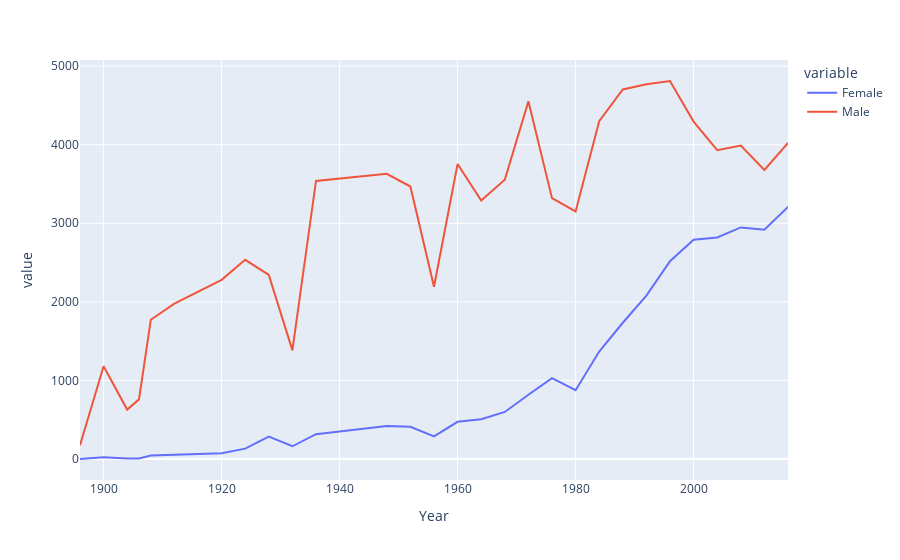

Notebook cell for this chart:
### Code cell
fig = px.line(final,x='Year',y=['Female','Male'])
fig.show()

### Figure 1 — Plotly figure (JSON) as saved in the notebook; plotly's stock layout.template omitted (floating-point values rounded to 4 significant figures)
{"data": [{"hovertemplate": "variable=Female<br>Year=%{x}<br>value=%{y}<extra></extra>", "legendgroup": "Female", "line": {"color": "#636efa", "dash": "solid"}, "marker": {"symbol": "circle"}, "mode": "lines", "name": "Female", "orientation": "v", "showlegend": true, "type": "scatter", "x": [1896, 1900, 1904, 1906, 1908, 1912, 1920, 1924, 1928, 1932, 1936, 1948, 1952, 1956, 1960, 1964, 1968, 1972, 1976, 1980, 1984, 1988, 1992, 1996, 2000, 2004, 2008, 2012, 2016], "xaxis": "x", "y": [0, 23, 6, 6, 44, 53, 73, 132, 285, 162, 316, 420, 409, 288, 473, 507, 599, 818, 1028, 875, 1368, 1734, 2080, 2518, 2790, 2820, 2947, 2919, 3209], "yaxis": "y"}, {"hovertemplate": "variable=Male<br>Year=%{x}<br>value=%{y}<extra></extra>", "legendgroup": "Male", "line": {"color": "#EF553B", "dash": "solid"}, "marker": {"symbol": "circle"}, "mode": "lines", "name": "Male", "orientation": "v", "showlegend": true, "type": "scatter", "x": [1896, 1900, 1904, 1906, 1908, 1912, 1920, 1924, 1928, 1932, 1936, 1948, 1952, 1956, 1960, 1964, 1968, 1972, 1976, 1980, 1984, 1988, 1992, 1996, 2000, 2004, 2008, 2012, 2016], "xaxis": "x", "y": [174, 1181, 629, 759, 1772, 1978, 2280, 2535, 2342, 1382, 3539, 3629, 3468, 2193, 3755, 3290, 3555, 4552, 3320, 3151, 4299, 4704, 4769, 4811, 4294, 3931, 3990, 3679, 4022], "yaxis": "y"}], "layout": {"legend": {"title": {"text": "variable"}, "tracegroupgap": 0}, "margin": {"t": 60}, "xaxis": {"anchor": "y", "domain": [0, 1], "title": {"text": "Year"}}, "yaxis": {"anchor": "x", "domain": [0, 1], "title": {"text": "value"}}}}
